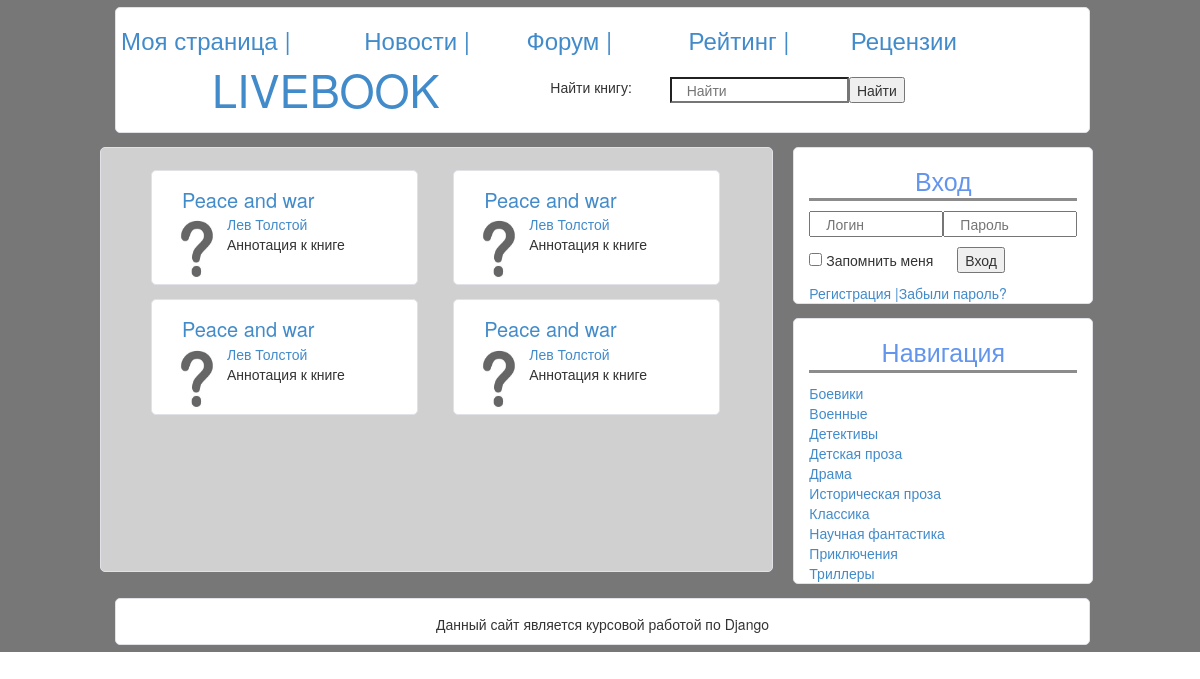
The page /book_list on the database as committed earlier.
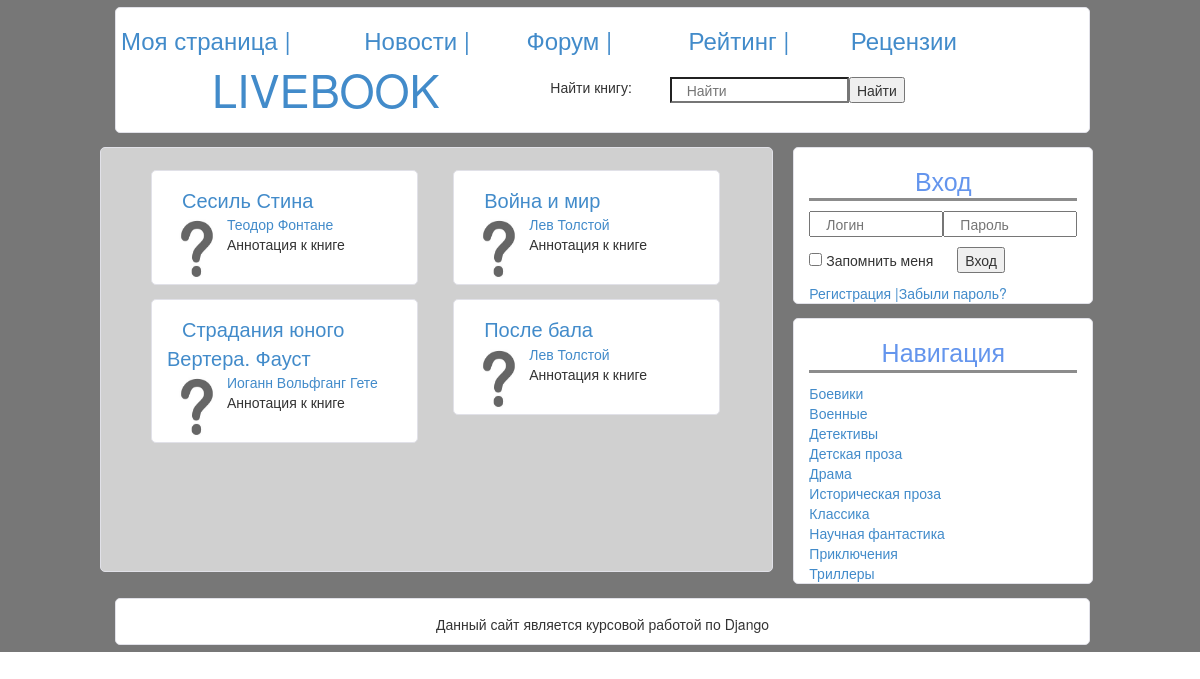
The same page on the database as committed later.
### Livebook/models.py (models this page shows)
class Book(models.Model):
    name = models.TextField()
    author = models.ForeignKey(Author)
    date = models.IntegerField()
    publishing = models.CharField(max_length=255)
    genres = models.ManyToManyField(Genre)
    cover = models.ImageField(upload_to="books/covers")
    annotation = models.TextField()

class Author(models.Model):
    name = models.TextField()
    biography = models.TextField()

### Livebook/views.py (the view)
# urls.py: url(r'^book_list$', 'book_list', name='book_list'),
def book_list(request):
    return render(
        request,
        "Livebook/book_list.html",
        {"books": Book.objects.all()[:4]}
    )

### Livebook/templates/Livebook/book_list.html (shortened to what this page needs)
{% extends 'Livebook/base.html' %}
{% block content %}
    {% for book in books %}
        <div class="col-md-5 jumbotron-white book">
            <div class="row">
                <a class="book-title">{{ book.name }}</a>
            </div>
            <img src="../../static/img/disk000.jpg" class="cover">
            <a>{{ book.author.name }}</a>
            <p> Аннотация к книге</p>
        </div>
    {% endfor %}
{% endblock %}

Rows that differ between the two databases and show on the page:
changed Book: name "Peace and war" → "Сесиль Стина"; author.name "Лев Толстой" → "Теодор Фонтане"
changed Book: name "Peace and war" → "Война и мир"
changed Book: name "Peace and war" → "Страдания юного Вертера. Фауст"; author.name "Лев Толстой" → "Иоганн Вольфганг Гете"
changed Book: name "Peace and war" → "После бала"
